Frame 1 (no input): blank canvas, image omitted
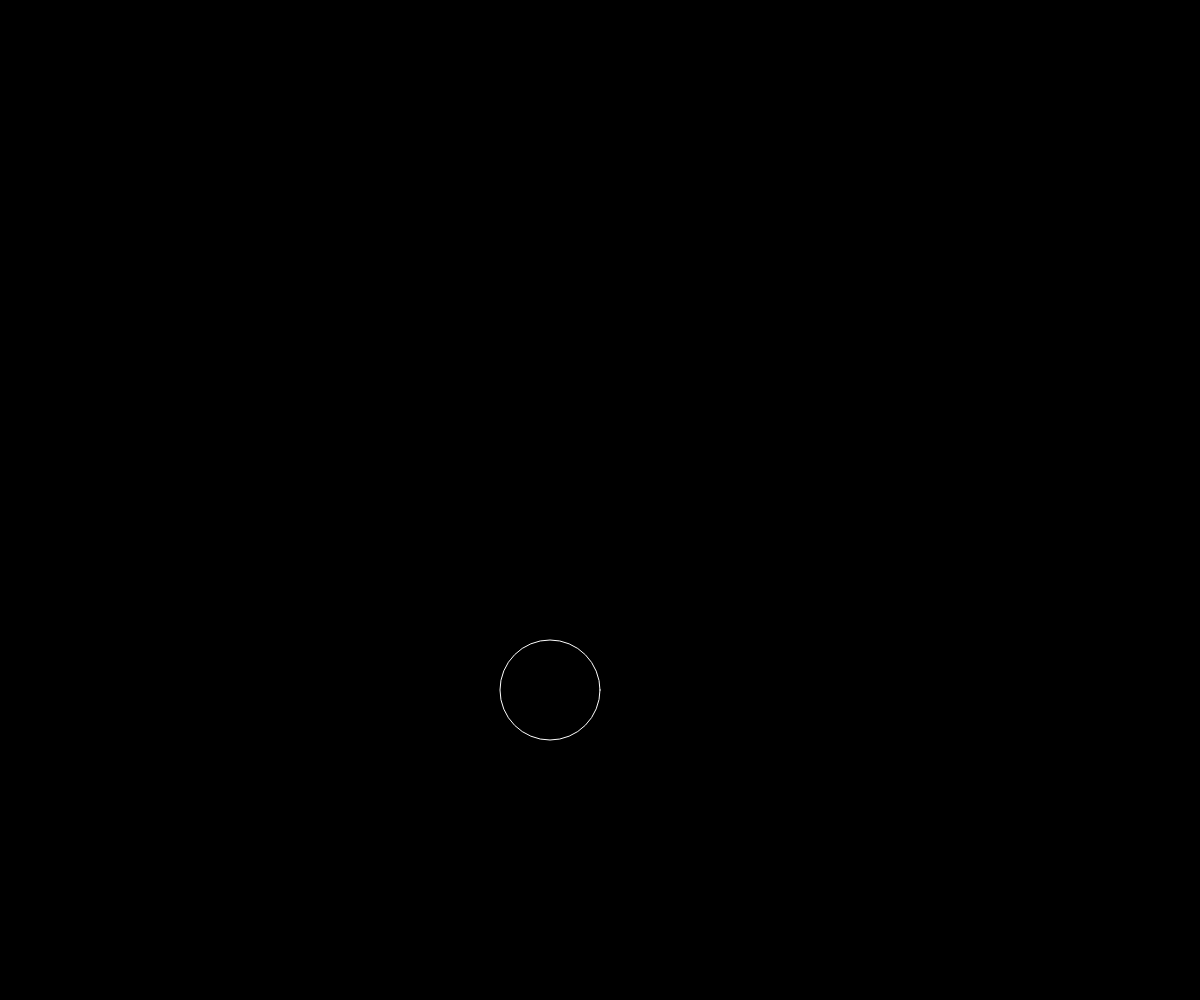
Frame 60 (no input)
Frame 120 (the mouse pressed at the canvas centre since frame 60): blank canvas, image omitted

The p5.js sketch that drew this single still picture (run headless with seeded random() and noise() and a simulated clock; from frame 60 on, the mouse is pressed at the canvas centre):

// p5.js sketch
// ── sketch.js
let x = 100;
let y = 100;
let speed = {
  x: 50,
  y: 10
};

function setup() {
  createCanvas(window.innerWidth, window.innerHeight);
}

function draw() {
  background(0);
  paint();
  move();
  redirect();
}

function paint() {
  fill(0);
  stroke(255);
  ellipse(x, y, 100, 100);
};

function move() {
  if(x >= width || x < 0) {
    speed.x = (-speed.x);
  }
  if(y >= height || y < 0) {
    speed.y = (-speed.y);
  }
};

function redirect() {
  x = x + speed.x;
  y = y + speed.y;
};

// ── ballpit.js
class Ballpit {
  constructor(xLocation, yLocation){
    this.x = xLocation;
    this.y = yLocation;
    this.speed = {
      x: random(-2, 2),
      y: random(-2, 2)
    };
  }

  paint() {
    fill(0, 150, 150);
    stroke(255);
    ellipse(this.x, this.y, 50);
  };

  move() {
    this.x = this.x + this.speed.x;
    this.y = this.y + this.speed.y;
  };

  redirect() {
    if(this.x >= width || this.x < 0) {
      this.speed.x = (-this.speed.x);
    }
    if(this.y >= height || this.y < 0) {
      this.speed.y = (-this.speed.y);
    }
  };
}

// ── bounce.js
class Bounce {
  constructor(xLocation, yLocation){
    this.x = xLocation;
    this.y = yLocation;
    this.speed = {
      x: random(-2, 2),
      y: random(-2, 2)
    };
  }

  paint() {
    fill(0, 150, 150);
    stroke(255);
    ellipse(this.x, this.y, 50);
  };

  move() {
    this.x = this.x + this.speed.x;
    this.y = this.y + this.speed.y;
  };

  redirect() {
    if(this.x >= width || this.x < 0) {
      this.speed.x = (-this.speed.x);
    }
    if(this.y >= height || this.y < 0) {
      this.speed.y = (-this.speed.y);
    }
  };
}
